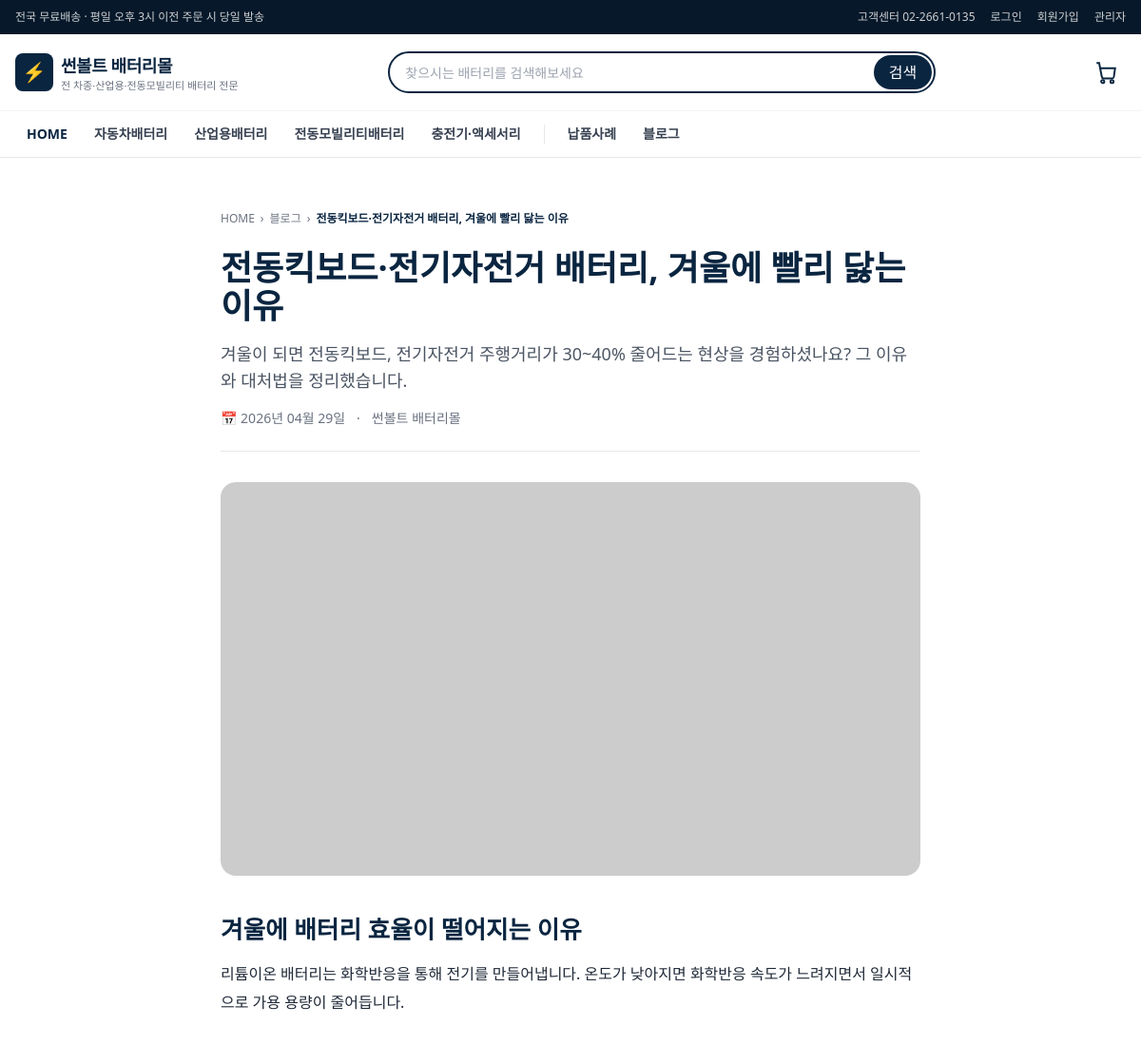
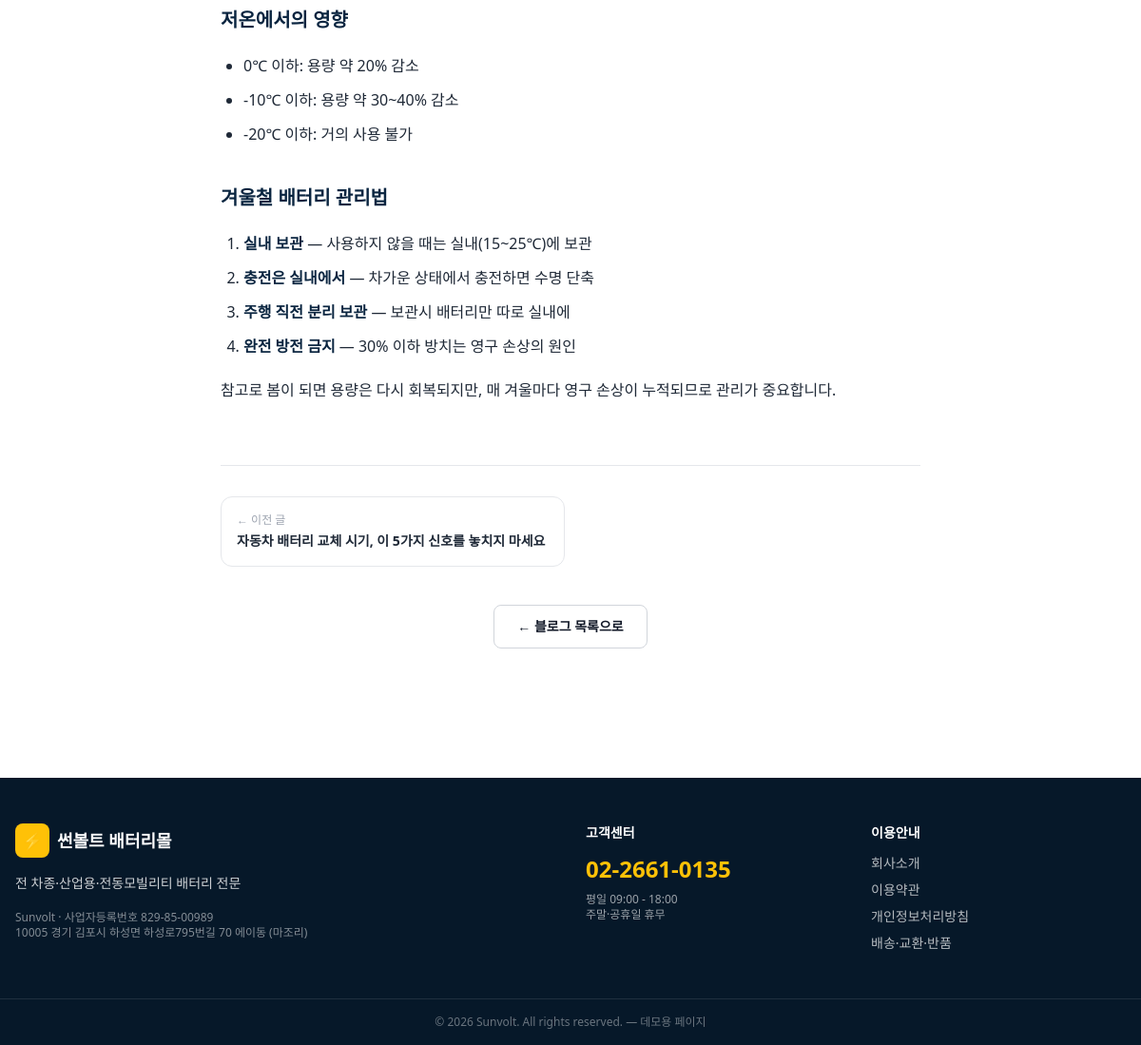
Page /blog/view.php?id=3 on the committed database (2 pictures, top to bottom).
### tables this page shows
CREATE TABLE `categories` (
  `ca_id`     INT          NOT NULL AUTO_INCREMENT,
  `ca_name`   VARCHAR(100) NOT NULL,
  `ca_parent` INT          DEFAULT NULL,
  `ca_order`  INT          DEFAULT 0,
  PRIMARY KEY (`ca_id`),
  KEY `idx_ca_parent` (`ca_parent`),
  CONSTRAINT `fk_ca_parent` FOREIGN KEY (`ca_parent`)
    REFERENCES `categories`(`ca_id`) ON DELETE SET NULL
);

CREATE TABLE `posts` (
  `id`         INT          NOT NULL AUTO_INCREMENT,
  `title`      VARCHAR(255) NOT NULL,
  `summary`    VARCHAR(500) DEFAULT NULL,
  `thumbnail`  VARCHAR(255) DEFAULT NULL,
  `content`    LONGTEXT,
  `views`      INT          NOT NULL DEFAULT 0,
  `published`  TINYINT      NOT NULL DEFAULT 1,
  `created_at` DATETIME     DEFAULT CURRENT_TIMESTAMP,
  `updated_at` DATETIME     DEFAULT CURRENT_TIMESTAMP ON UPDATE CURRENT_TIMESTAMP,
  PRIMARY KEY (`id`),
  KEY `idx_published` (`published`, `created_at`)
);

### includes/config.php (called while the page is built)
<?php
return [
    'db' => [
        'host'    => '127.0.0.1',
        'port'    => 3306,
        'name'    => 'sunvolt-webpage',
        'user'    => 'root',
        'pass'    => '',
        'charset' => 'utf8mb4',
    ],
    'site' => [
        'name'        => '썬볼트 배터리몰',
        'tagline'     => '전 차종·산업용·전동모빌리티 배터리 전문',
        'phone'       => '02-2661-0135',
        'business_no' => '829-85-00989',
        'address'     => '10005 경기 김포시 하성면 하성로795번길 70 에이동 (마조리)',
        'company'     => 'Sunvolt',
    ],
    'paths' => [
        'base_url'     => '',
        'image_base'   => '/assets/images/products/',
        'placeholder'  => 'https://placehold.co/800x800/0A2540/FFC107?text=No+Image',
    ],
    'paging' => [
        'per_page' => 12,
    ],
];

### includes/functions.php (called while the page is built, shortened)
<?php
require_once __DIR__ . '/db.php';
function h(?string $s): string
{
    return htmlspecialchars((string)$s, ENT_QUOTES | ENT_SUBSTITUTE, 'UTF-8');
}
function get_categories(): array
{
    static $cache = null;
    if ($cache !== null) return $cache;
    return $cache = db_all('SELECT * FROM categories ORDER BY ca_order, ca_id');
}
function category_tree(): array
{
    $rows = get_categories();
    $by_parent = [];
    foreach ($rows as $r) {
        $key = $r['ca_parent'] === null ? 0 : (int)$r['ca_parent'];
        $by_parent[$key][] = $r;
    }
    return $by_parent;
}
function url(string $path = '', array $query = []): string
{
    $u = '/' . ltrim($path, '/');
    if ($query) $u .= '?' . http_build_query($query);
    return $u;
}

### includes/user_auth.php (called while the page is built, shortened)
<?php
require_once __DIR__ . '/functions.php';
function user(): ?array
{
    if (empty($_SESSION['user_id'])) return null;
    $cache = db_one('SELECT id, email, name, phone, address, created_at FROM users WHERE id = ?',
                    [(int)$_SESSION['user_id']]);
    return $cache;
}

### includes/db.php (called while the page is built, shortened)
<?php
function db(): PDO
{
    static $pdo = null;
    if ($pdo instanceof PDO) {
        return $pdo;
    }
    $cfg = require __DIR__ . '/config.php';
    $db  = $cfg['db'];
    $dsn = sprintf(
        'mysql:host=%s;port=%d;dbname=%s;charset=%s',
        $db['host'], $db['port'], $db['name'], $db['charset']
    );
    try {
        $pdo = new PDO($dsn, $db['user'], $db['pass'], [
            PDO::ATTR_ERRMODE            => PDO::ERRMODE_EXCEPTION,
            PDO::ATTR_DEFAULT_FETCH_MODE => PDO::FETCH_ASSOC,
            PDO::ATTR_EMULATE_PREPARES   => false,
            PDO::MYSQL_ATTR_INIT_COMMAND => "SET NAMES {$db['charset']} COLLATE utf8mb4_unicode_ci",
        ]);
    } catch (PDOException $e) {
        http_response_code(500);
        echo '<h1>DB 연결 실패</h1>';
        echo '<pre>' . htmlspecialchars($e->getMessage()) . '</pre>';
        echo '<p><b>점검 사항:</b><br>';
        echo '1) Laragon에서 MySQL이 실행 중인가?<br>';
        echo '2) sql/schema.sql을 import 했는가?<br>';
        echo '3) includes/config.php의 접속 정보가 맞는가?</p>';
        exit;
    }
    return $pdo;
}
function db_all(string $sql, array $params = []): array
{
    $stmt = db()->prepare($sql);
    $stmt->execute($params);
    return $stmt->fetchAll();
}
function db_one(string $sql, array $params = []): ?array
{
    $stmt = db()->prepare($sql);
    $stmt->execute($params);
    $row = $stmt->fetch();
    return $row === false ? null : $row;
}

### public/blog/view.php (the view, shortened to what this page needs)
<?php
require_once __DIR__ . '/../../includes/functions.php';
$id = (int)($_GET['id'] ?? 0);
$post = $id ? db_one('SELECT * FROM posts WHERE id = ? AND published = 1', [$id]) : null;
$prev = db_one('SELECT id, title FROM posts WHERE published = 1 AND id < ? ORDER BY id DESC LIMIT 1', [$id]);
$next = db_one('SELECT id, title FROM posts WHERE published = 1 AND id > ? ORDER BY id ASC LIMIT 1', [$id]);
require __DIR__ . '/../../includes/header.php';
?>
<article class="max-w-3xl mx-auto px-4 py-8 md:py-14">
  <nav class="text-xs text-gray-500 mb-6 flex items-center gap-1.5">
    <a href="/" class="hover:text-primary">HOME</a> ›
    <a href="/blog/list.php" class="hover:text-primary">블로그</a> ›
    <span class="text-primary font-semibold line-clamp-1"><?= h($post['title']) ?></span>
  </nav>
  <header class="mb-8 pb-6 border-b">
    <h1 class="text-3xl md:text-4xl font-extrabold text-primary leading-tight mb-4">
      <?= h($post['title']) ?>
    </h1>
    <?php if ($post['summary']): ?>
    <p class="text-base md:text-lg text-gray-600 leading-relaxed">
      <?= h($post['summary']) ?>
    </p>
    <?php endif; ?>
    <div class="text-sm text-gray-500 mt-4 flex items-center gap-3">
      <span>📅 <?= h(date('Y년 m월 d일', strtotime($post['created_at']))) ?></span>
      <span>·</span>
      <span>썬볼트 배터리몰</span>
    </div>
  </header>
  <?php if ($post['thumbnail']): ?>
  <figure class="mb-10 -mx-4 md:mx-0">
    <img src="<?= h($post['thumbnail']) ?>" alt=""
         class="w-full md:rounded-2xl aspect-[16/9] object-cover">
  </figure>
  <?php endif; ?>
  <div class="ql-editor-output prose-blog">
    <?= $post['content'] ?>
  </div>
  <nav class="mt-16 pt-8 border-t grid grid-cols-2 gap-3">
    <?php if ($prev): ?>
    <a href="<?= h(url('/blog/view.php', ['id' => $prev['id']])) ?>"
       class="block p-4 border rounded-xl hover:border-primary group">
      <div class="text-xs text-gray-400 mb-1">← 이전 글</div>
      <div class="text-sm font-bold text-gray-800 line-clamp-1 group-hover:text-primary"><?= h($prev['title']) ?></div>
    </a>
    <?php else: ?><div></div><?php endif; ?>
    <?php if ($next): ?>
    <a href="<?= h(url('/blog/view.php', ['id' => $next['id']])) ?>"
       class="block p-4 border rounded-xl hover:border-primary group text-right">
      <div class="text-xs text-gray-400 mb-1">다음 글 →</div>
      <div class="text-sm font-bold text-gray-800 line-clamp-1 group-hover:text-primary"><?= h($next['title']) ?></div>
    </a>
    <?php else: ?><div></div><?php endif; ?>
  </nav>
  <div class="text-center mt-10">
    <a href="/blog/list.php" class="inline-block px-6 py-3 rounded-lg border border-gray-300 hover:bg-gray-50 text-sm font-semibold">
      ← 블로그 목록으로
    </a>
  </div>
</article>
<?php require __DIR__ . '/../../includes/footer.php'; ?>

### includes/header.php (shortened to what this page needs)
<?php
require_once __DIR__ . '/functions.php';
require_once __DIR__ . '/user_auth.php';
$site = (require __DIR__ . '/config.php')['site'];
$cats_l1    = category_tree()[0] ?? [];
$current_user = user();
?>
<!DOCTYPE html>
<html lang="ko">
<head>
  <link rel="stylesheet"
        href="https://cdn.jsdelivr.net/gh/orioncactus/pretendard@v1.3.9/dist/web/static/pretendard.min.css">
  <link rel="stylesheet"
        href="https://cdn.jsdelivr.net/npm/swiper@11/swiper-bundle.min.css">
  <script src="https://cdn.tailwindcss.com"></script>
  <link rel="stylesheet" href="/assets/css/style.css">
</head>
<body class="font-sans bg-white text-gray-900 antialiased"
      x-data="{ mobileMenu: false }">
<div class="sticky top-0 z-40">
<div class="hidden md:block bg-primary-dark text-white/80 text-xs">
  <div class="max-w-7xl mx-auto px-4 h-9 flex items-center justify-between">
    <div>전국 무료배송 · 평일 오후 3시 이전 주문 시 당일 발송</div>
    <div class="flex gap-4">
      <a href="tel:<?= h($site['phone']) ?>" class="hover:text-accent">고객센터 <?= h($site['phone']) ?></a>
      <?php if ($current_user): ?>
        <a href="/mypage/" class="hover:text-accent"><?= h($current_user['name']) ?>님</a>
        <a href="/auth/logout.php" class="hover:text-accent">로그아웃</a>
      <?php else: ?>
        <a href="/auth/login.php" class="hover:text-accent">로그인</a>
        <a href="/auth/register.php" class="hover:text-accent">회원가입</a>
      <?php endif; ?>
      <a href="/admin/" class="hover:text-accent">관리자</a>
    </div>
  </div>
</div>
<header class="bg-white/95 backdrop-blur border-b border-gray-200">
  <div class="max-w-7xl mx-auto px-4 h-16 md:h-20 flex items-center justify-between gap-6">
    <a href="/" class="flex items-center gap-2 shrink-0">
      <div class="w-9 h-9 md:w-10 md:h-10 rounded-lg bg-primary flex items-center justify-center">
        <span class="text-accent font-black text-lg md:text-xl">⚡</span>
      </div>
      <div class="leading-tight">
        <div class="font-extrabold text-base md:text-lg text-primary tracking-tight">
          <?= h($site['name']) ?>
        </div>
        <div class="hidden md:block text-[11px] text-gray-500"><?= h($site['tagline']) ?></div>
      </div>
    </a>
    <form action="/shop/list.php" method="get"
          class="hidden md:flex flex-1 max-w-xl mx-4 relative">
      <input type="text" name="q" placeholder="찾으시는 배터리를 검색해보세요"
             value="<?= h($_GET['q'] ?? '') ?>"
             class="w-full h-11 pl-4 pr-12 rounded-full border-2 border-primary
                    focus:outline-none focus:ring-2 focus:ring-accent
                    text-sm">
      <button type="submit"
              class="absolute right-1 top-1 bottom-1 px-4 rounded-full
                     bg-primary text-white hover:bg-primary-light transition">
        검색
      </button>
    </form>
    <div class="flex items-center gap-2 md:gap-4 shrink-0">
      <a href="/cart.php"
         class="relative p-2 text-primary hover:text-accent-dark transition"
         aria-label="장바구니">
        <svg width="26" height="26" viewBox="0 0 24 24" fill="none" stroke="currentColor" stroke-width="1.8">
          <circle cx="9" cy="21" r="1.5"/><circle cx="18" cy="21" r="1.5"/>
          <path d="M3 3h2.5l2.6 13.4a2 2 0 0 0 2 1.6h7.7a2 2 0 0 0 2-1.5L21 8H6"/>
        </svg>
      </a>
    </div>
  </div>
  <nav class="hidden md:block bg-white border-t border-gray-100">
    <div class="max-w-7xl mx-auto px-4">
      <ul class="flex items-center gap-1 h-12 text-sm font-semibold">
        <li>
          <a href="/" class="px-3 py-2 hover:text-accent-dark text-primary">HOME</a>
        </li>
        <?php foreach ($cats_l1 as $c): ?>
        <li>
          <a href="<?= h(url('/shop/list.php', ['ca_id' => $c['ca_id']])) ?>"
             class="px-3 py-2 hover:text-accent-dark text-gray-700 hover:text-primary">
            <?= h($c['ca_name']) ?>
          </a>
        </li>
        <?php endforeach; ?>
        <li class="ml-2 pl-3 border-l">
          <a href="/cases/list.php" class="px-3 py-2 hover:text-accent-dark text-gray-700 hover:text-primary">
            납품사례
          </a>
        </li>
        <li>
          <a href="/blog/list.php" class="px-3 py-2 hover:text-accent-dark text-gray-700 hover:text-primary">
            블로그
          </a>
        </li>
      </ul>
    </div>
  </nav>
</header>
</div>
<main>

### public/assets/css/style.css (style rules this page uses)
html { scroll-behavior: smooth; }

### public/blog/view.php (style rules this page uses)
.prose-blog { line-height: 1.85; color: #1F2937; font-size: 16px; }
.prose-blog h2 { font-size: 1.6rem; font-weight: 800; color: #0A2540; margin: 2.5rem 0 1rem; line-height: 1.3; }
.prose-blog h3 { font-size: 1.25rem; font-weight: 700; color: #0A2540; margin: 2rem 0 0.75rem; }
.prose-blog p { margin: 1rem 0; }
.prose-blog ul { list-style: disc; padding-left: 1.5rem; margin: 1rem 0; }
.prose-blog ol { list-style: decimal; padding-left: 1.5rem; margin: 1rem 0; }
.prose-blog li { margin: 0.4rem 0; }
.prose-blog strong { color: #0A2540; font-weight: 700; }

### rows in the picture
categories: ca_name "자동차배터리"
categories: ca_name "산업용배터리"
categories: ca_name "전동모빌리티배터리"
categories: ca_name "충전기·액세서리"
posts: title "전동킥보드·전기자전거 배터리, 겨울에 빨리 닳는 이유", summary "겨울이 되면 전동킥보드, 전기자전거 주행거리가 30~40% 줄어드는 현상을 경험하셨나요? 그 이유와 대처법을 정리했습니다.", created_at "2026년 04월 29일", content "겨울에 배터리 효율이 떨어지는 이유 리튬이온 배터리는 화학반응을 통해 전기를 만들어냅니다. 온도가 낮아지면 화학반응 속도가 느려지면서 일시적으로 가용 용량이 줄어듭니다. 저온에서의 영향 0℃ 이하: 용량 약 20% 감소 -10℃ 이하: 용량 약 30~40% 감소 -20℃ 이하: 거의 사용 불가 겨울철 배터리 관리법 실내 보관 — 사용하지 않을 때는 실내(15~25℃)에 보관 충전은 실내에서 — 차가운 상태에서 충전하면 수명 단축 주행 직전 분리 보관 — 보관시 배터리만 따로 실내에 완전 방전 금지 — 30% 이하 방치는 영구 손상의 원인 참고로 봄이 되면 용량은 다시 회복되지만, 매 겨울마다 영구 손상이 누적되므로 관리가 중요합니다."
posts: title "자동차 배터리 교체 시기, 이 5가지 신호를 놓치지 마세요"

### other values in the picture
$site['phone'] "02-2661-0135"
$site['name'] "썬볼트 배터리몰"
$site['tagline'] "전 차종·산업용·전동모빌리티 배터리 전문"
$site['company'] "Sunvolt"
$site['business_no'] "829-85-00989"
$site['address'] "10005 경기 김포시 하성면 하성로795번길 70 에이동 (마조리)"
